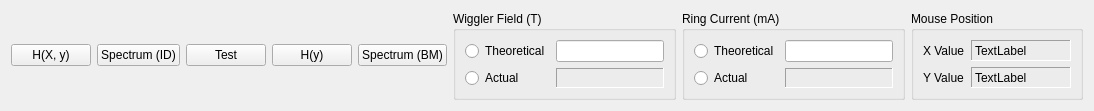
      <widget class="QWidget" name="tab_test">
       <attribute name="title">
        <string>Test</string>
       </attribute>
       <layout class="QVBoxLayout" name="verticalLayout_11">
        <item>
         <layout class="QVBoxLayout" name="verticalLayout_10">
          <item>
           <layout class="QVBoxLayout" name="verticalLayout_plot_container_test"/>
          </item>
          <item>
           <layout class="QHBoxLayout" name="horizontalLayout_12">
            <item>
             <widget class="QPushButton" name="pushButton_bessel_2">
              <property name="text">
               <string>H(X, y)</string>
              </property>
             </widget>
            </item>
            <item>
             <widget class="QPushButton" name="pushButton_spectrum_id">
              <property name="text">
               <string>Spectrum (ID)</string>
              </property>
             </widget>
            </item>
            <item>
             <widget class="QPushButton" name="pushButton_test">
              <property name="text">
               <string>Test</string>
              </property>
             </widget>
            </item>
            <item>
             <widget class="QPushButton" name="pushButton_bessel">
              <property name="text">
               <string>H(y)</string>
              </property>
             </widget>
            </item>
            <item>
             <widget class="QPushButton" name="pushButton_spectrum_bm">
              <property name="text">
               <string>Spectrum (BM)</string>
              </property>
             </widget>
            </item>
            <item>
             <widget class="QGroupBox" name="groupBox_test_wiggler_field">
              <property name="minimumSize">
               <size>
                <width>200</width>
                <height>0</height>
               </size>
              </property>
              <property name="maximumSize">
               <size>
                <width>250</width>
                <height>16777215</height>
               </size>
              </property>
              <property name="title">
               <string>Wiggler Field (T)</string>
              </property>
              <layout class="QGridLayout" name="gridLayout_22">
               <item row="0" column="0">
                <layout class="QHBoxLayout" name="horizontalLayout_42">
                 <item>
                  <layout class="QGridLayout" name="gridLayout_24">
                   <item row="0" column="0">
                    <widget class="QRadioButton" name="radioButton_test_wiggler_field_theoretical">
                     <property name="text">
                      <string>Theoretical</string>
                     </property>
                    </widget>
                   </item>
                   <item row="1" column="0">
                    <widget class="QRadioButton" name="radioButton_test_wiggler_field_actual">
                     <property name="text">
                      <string>Actual</string>
                     </property>
                    </widget>
                   </item>
                   <item row="0" column="1">
                    <widget class="QLineEdit" name="lineEdit_test_wiggler_field_theoretical"/>
                   </item>
                   <item row="1" column="1">
                    <widget class="QLabel" name="label_test_wiggler_field_actual">
                     <property name="frameShape">
                      <enum>QFrame::Panel</enum>
                     </property>
                     <property name="frameShadow">
                      <enum>QFrame::Sunken</enum>
                     </property>
                     <property name="text">
                      <string/>
                     </property>
                    </widget>
                   </item>
                  </layout>
                 </item>
                </layout>
               </item>
              </layout>
             </widget>
            </item>
            <item>
             <widget class="QGroupBox" name="groupBox_test_ring_current">
              <property name="maximumSize">
               <size>
                <width>250</width>
                <height>16777215</height>
               </size>
              </property>
              <property name="title">
               <string>Ring Current (mA)</string>
              </property>
              <layout class="QGridLayout" name="gridLayout_6">
               <item row="0" column="0">
                <layout class="QGridLayout" name="gridLayout_5">
                 <item row="0" column="0">
                  <widget class="QRadioButton" name="radioButton_test_ring_current_theoretical">
                   <property name="text">
                    <string>Theoretical</string>
                   </property>
                  </widget>
                 </item>
                 <item row="1" column="0">
                  <widget class="QRadioButton" name="radioButton_test_ring_current_actual">
                   <property name="text">
                    <string>Actual</string>
                   </property>
                  </widget>
                 </item>
                 <item row="1" column="1">
                  <widget class="QLabel" name="label_test_ring_current_actual">
                   <property name="frameShape">
                    <enum>QFrame::Panel</enum>
                   </property>
                   <property name="frameShadow">
                    <enum>QFrame::Sunken</enum>
                   </property>
                   <property name="text">
                    <string/>
                   </property>
                  </widget>
                 </item>
                 <item row="0" column="1">
                  <widget class="QLineEdit" name="lineEdit_test_ring_current_theoretical">
                   <property name="sizePolicy">
                    <sizepolicy hsizetype="Maximum" vsizetype="Fixed">
                     <horstretch>0</horstretch>
                     <verstretch>0</verstretch>
                    </sizepolicy>
                   </property>
                  </widget>
                 </item>
                </layout>
               </item>
              </layout>
             </widget>
            </item>
            <item>
             <widget class="QGroupBox" name="groupBox_test_mouse_position">
              <property name="title">
               <string>Mouse Position</string>
              </property>
              <layout class="QGridLayout" name="gridLayout_23">
               <item row="0" column="0">
                <layout class="QHBoxLayout" name="horizontalLayout_43">
                 <item>
                  <layout class="QGridLayout" name="gridLayout_25">
                   <item row="0" column="1">
                    <widget class="QLabel" name="label_test_plot_x">
                     <property name="frameShape">
                      <enum>QFrame::Panel</enum>
                     </property>
                     <property name="frameShadow">
                      <enum>QFrame::Sunken</enum>
                     </property>
                     <property name="text">
                      <string>TextLabel</string>
                     </property>
                    </widget>
                   </item>
                   <item row="0" column="0">
                    <widget class="QLabel" name="label_3">
                     <property name="text">
                      <string>X Value</string>
                     </property>
                    </widget>
                   </item>
                   <item row="1" column="0">
                    <widget class="QLabel" name="label_4">
                     <property name="text">
                      <string>Y Value</string>
                     </property>
                    </widget>
                   </item>
                   <item row="1" column="1">
                    <widget class="QLabel" name="label_test_plot_y">
                     <property name="minimumSize">
                      <size>
                       <width>100</width>
                       <height>0</height>
                      </size>
                     </property>
                     <property name="frameShape">
                      <enum>QFrame::Panel</enum>
                     </property>
                     <property name="frameShadow">
                      <enum>QFrame::Sunken</enum>
                     </property>
                     <property name="text">
                      <string>TextLabel</string>
                     </property>
                    </widget>
                   </item>
                  </layout>
                 </item>
                </layout>
               </item>
              </layout>
             </widget>
            </item>
           </layout>
          </item>
         </layout>
        </item>
       </layout>
      </widget>
